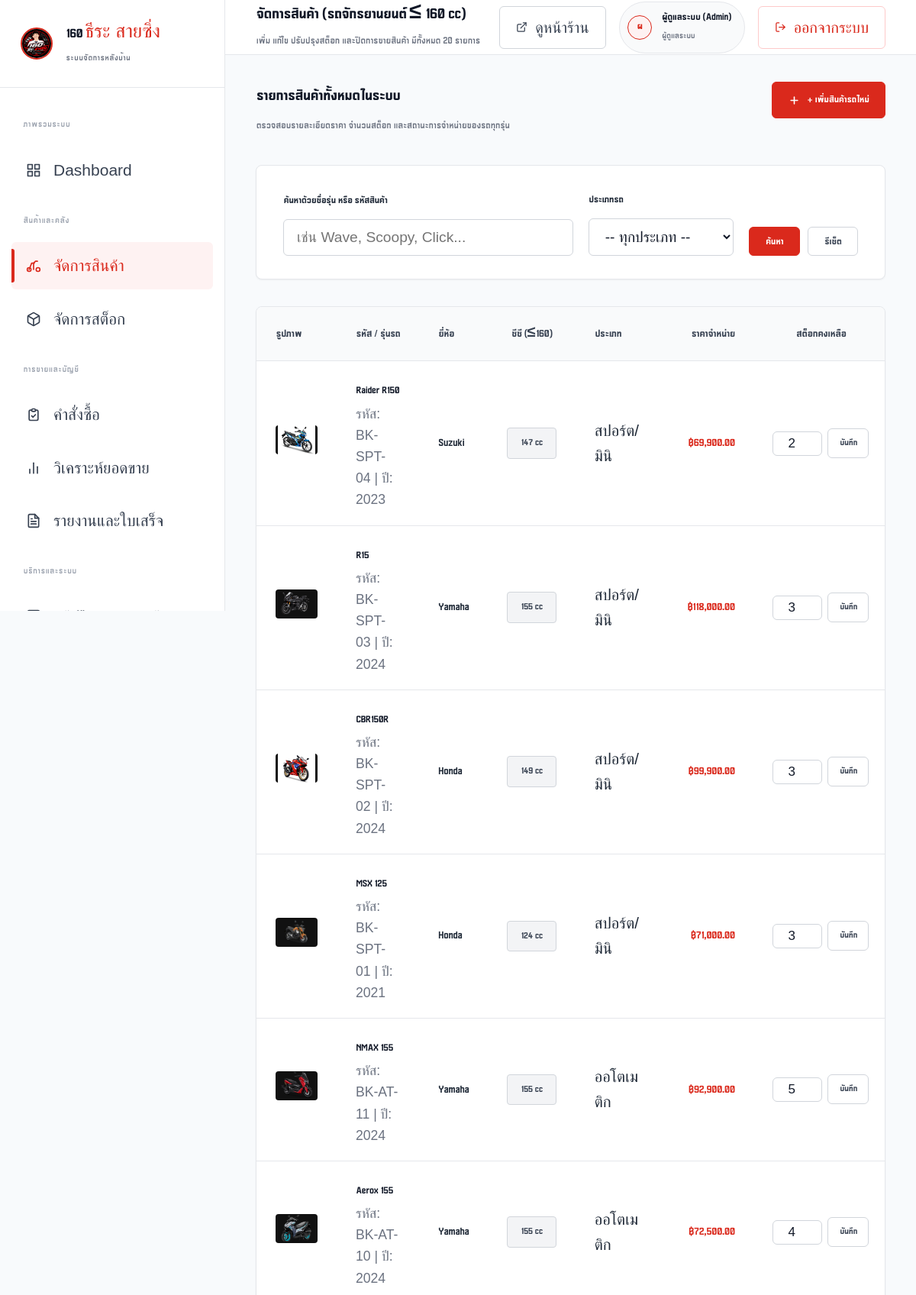
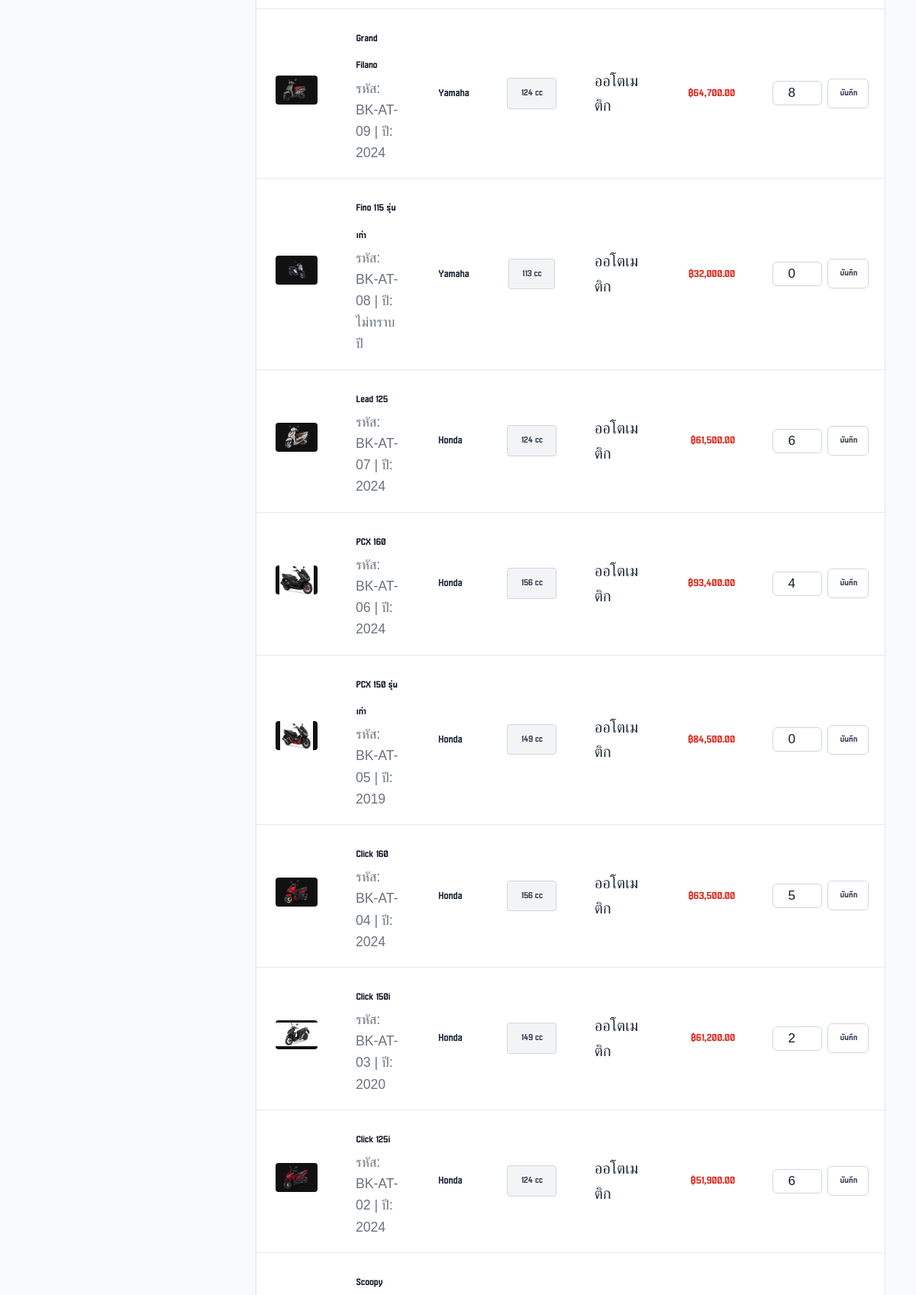
/admin/products (signed in, upper part), run on the app's committed database (2 pictures, top to bottom).
### tables this page shows
CREATE TABLE users (
        id INTEGER PRIMARY KEY AUTOINCREMENT,
        name TEXT NOT NULL,
        email TEXT NOT NULL UNIQUE,
        password_hash TEXT NOT NULL,
        role TEXT NOT NULL DEFAULT 'customer', -- 'admin' หรือ 'customer'
        phone TEXT,
        address TEXT,
        created_at TIMESTAMP DEFAULT CURRENT_TIMESTAMP
    , avatar TEXT, is_banned INTEGER DEFAULT 0, banned_at TIMESTAMP, banned_reason TEXT);

CREATE TABLE products (
        id INTEGER PRIMARY KEY AUTOINCREMENT,
        code TEXT NOT NULL UNIQUE,
        brand TEXT NOT NULL,
        model TEXT NOT NULL,
        model_year TEXT NOT NULL,
        engine_cc INTEGER NOT NULL CHECK (engine_cc <= 160),
        category TEXT NOT NULL,
        price REAL NOT NULL CHECK (price >= 0),
        stock INTEGER NOT NULL DEFAULT 0 CHECK (stock >= 0),
        description TEXT,
        image_url TEXT,
        specs_json TEXT,
        status TEXT NOT NULL DEFAULT 'available', -- 'available', 'out_of_stock', 'discontinued'
        created_at TIMESTAMP DEFAULT CURRENT_TIMESTAMP
    );

### routes/admin.py (the view)
@admin_bp.route('/products')
@admin_required
def products():
    conn = get_db_connection()
    search = request.args.get('search', '').strip()
    category = request.args.get('category', '').strip()
    query = "SELECT * FROM products WHERE 1=1"
    params = []
    if search:
        query += " AND (model LIKE ? OR code LIKE ? OR brand LIKE ?)"
        term = f"%{search}%"
        params.extend([term, term, term])
    if category:
        query += " AND category = ?"
        params.append(category)
    query += " ORDER BY id DESC"
    all_products = conn.execute(query, params).fetchall()
    conn.close()
    return render_template('admin/products.html', products=all_products, search=search, category=category)

### app.py (called while the page is built, shortened)
@app.template_filter('currency')
def currency_filter(value):
    try:
        return f"{float(value):,.2f}"
    except (ValueError, TypeError):
        return value

@app.template_filter('bike_img')
def bike_img_filter(image_url):
    if not image_url:
        return url_for('static', filename='images/placeholder_bike.svg')
    clean_url = str(image_url).strip()
    if clean_url.startswith('รถมอเตอร์ไซค์/') or clean_url.startswith('โลโก้/') or clean_url.startswith('แบนเนอร์/'):
        return f"/รูปภาพ/{clean_url}"

### database.py (called while the page is built)
def get_db_connection():
    os.makedirs(INSTANCE_DIR, exist_ok=True)
    conn = sqlite3.connect(DB_PATH)
    conn.row_factory = sqlite3.Row
    conn.execute("PRAGMA foreign_keys = ON;")
    return conn

### routes/auth.py (called while the page is built)
def admin_required(f):
    @wraps(f)
    def decorated_function(*args, **kwargs):
        if 'user_id' not in session:
            flash('กรุณาเข้าสู่ระบบด้วยบัญชีผู้ดูแลระบบ', 'warning')
            return redirect(url_for('auth.login', next=request.url))
        if session.get('user_role') != 'admin':
            flash('คุณไม่มีสิทธิ์เข้าถึงหน้าระบบผู้ดูแล', 'danger')
            return redirect(url_for('shop.home'))
        return f(*args, **kwargs)
    return decorated_function

### templates/admin/products.html (shortened to what this page needs)
{% extends 'admin/base_admin.html' %}
{% block page_title %}จัดการสินค้า (รถจักรยานยนต์ ≤ 160 cc){% endblock %}
{% block page_desc %}เพิ่ม แก้ไข ปรับปรุงสต็อก และปิดการขายสินค้า มีทั้งหมด {{ products|length }} รายการ{% endblock %}
{% block admin_content %}
<div class="admin-section-header">
  <div>
    <h2 class="section-header-title">รายการสินค้าทั้งหมดในระบบ</h2>
    <p class="section-header-desc">ตรวจสอบรายละเอียดราคา จำนวนสต็อก และสถานะการจำหน่ายของรถทุกรุ่น</p>
  </div>
  <a href="{{ url_for('admin.product_add') }}" class="admin-btn admin-btn-primary">
    <svg width="15" height="15" viewBox="0 0 24 24" fill="none" stroke="currentColor" stroke-width="2.5" stroke-linecap="round" stroke-linejoin="round">
      <line x1="12" y1="5" x2="12" y2="19"></line>
      <line x1="5" y1="12" x2="19" y2="12"></line>
    </svg>
    + เพิ่มสินค้ารถใหม่
  </a>
</div>
<div class="admin-card">
  <form action="{{ url_for('admin.products') }}" method="GET" style="display: flex; gap: 1rem; align-items: flex-end; flex-wrap: wrap;">
    <div class="admin-form-group" style="flex: 2; min-width: 220px;">
      <label for="search" class="admin-form-label">ค้นหาด้วยชื่อรุ่น หรือ รหัสสินค้า</label>
      <input type="text" name="search" id="search" class="admin-form-control" placeholder="เช่น Wave, Scoopy, Click..." value="{{ search }}">
    </div>
    <div class="admin-form-group" style="flex: 1; min-width: 160px;">
      <label for="category" class="admin-form-label">ประเภทรถ</label>
      <select name="category" id="category" class="admin-form-control">
        <option value="">-- ทุกประเภท --</option>
      </select>
    </div>
    <div style="display: flex; gap: 0.5rem;">
      <button type="submit" class="admin-btn admin-btn-primary" style="height: 38px;">ค้นหา</button>
      <a href="{{ url_for('admin.products') }}" class="admin-btn admin-btn-outline" style="height: 38px;">รีเซ็ต</a>
    </div>
  </form>
</div>
<div class="admin-table-wrap">
  <table class="admin-table">
    <thead>
      <tr>
        <th style="width: 70px;">รูปภาพ</th>
        <th>รหัส / รุ่นรถ</th>
        <th>ยี่ห้อ</th>
        <th class="text-center">ซีซี (≤160)</th>
        <th>ประเภท</th>
        <th class="text-right">ราคาจำหน่าย</th>
        <th class="text-center" style="width: 170px;">สต็อกคงเหลือ</th>
      </tr>
    </thead>
    <tbody>
      {% for p in products %}
        <tr>
          <td>
            <img src="{{ p.image_url|bike_img }}"
                 alt="{{ p.model }}"
                 style="width: 55px; height: 38px; object-fit: contain; border-radius: 4px; background: #111;">
          </td>
          <td>
            <strong style="color: var(--admin-gray-900); font-size: 0.95rem;">{{ p.model }}</strong>
            <div style="font-size: 0.88rem; color: var(--admin-gray-500);">
              รหัส: {{ p.code }} | ปี: {{ p.model_year }}
            </div>
          </td>
          <td style="font-weight: 600;">{{ p.brand }}</td>
          <td class="text-center">
            <span class="admin-badge badge-gray">{{ p.engine_cc }} cc</span>
          </td>
          <td>{{ p.category }}</td>
          <td class="text-right price-text red">
            ฿{{ p.price|currency }}
          </td>
          <td>
            <form action="{{ url_for('admin.product_stock_update', product_id=p.id) }}" method="POST" style="display: flex; gap: 0.35rem; justify-content: center; align-items: center;">
              <input type="number" name="stock" value="{{ p.stock }}" min="0" class="admin-form-control" style="width: 65px; text-align: center; padding: 0.25rem; font-size: 0.85rem;">
              <button type="submit" class="admin-btn admin-btn-outline admin-btn-sm" title="บันทึกสต็อก">
                บันทึก
              </button>
            </form>
          </td>
        </tr>
      {% else %}
        <tr>
          <td colspan="9" class="text-center" style="padding: 3rem; color: var(--admin-gray-500);">
            ไม่พบรายการสินค้าตามเงื่อนไขที่ค้นหา
          </td>
        </tr>
      {% endfor %}
    </tbody>
  </table>
</div>
{% endblock %}

### templates/admin/base_admin.html (shortened to what this page needs)
{% extends 'base.html' %}
{% block body_content %}
<link rel="stylesheet" href="{{ url_for('static', filename='css/admin.css') }}">
<div class="admin-layout">
  <aside class="admin-sidebar">
    <div class="sidebar-brand-box">
      <a href="{{ url_for('admin.dashboard') }}" class="sidebar-brand-link">
        <img src="{{ shop_config.logo_url }}" alt="Logo" class="sidebar-logo">
        <div class="brand-text-group">
          <div class="brand-main-title">160 <span class="text-red">ธีระ สายซิ่ง</span></div>
          <span class="brand-sub-badge">ระบบจัดการหลังบ้าน</span>
        </div>
      </a>
    </div>
    <nav class="sidebar-nav-container">
      <div class="sidebar-section-title">ภาพรวมระบบ</div>
      <a href="{{ url_for('admin.dashboard') }}" class="sidebar-menu-link {% if request.endpoint == 'admin.dashboard' and not request.args.get('view') == 'analytics' %}active{% endif %}" title="Dashboard">
        <svg class="sidebar-svg" viewBox="0 0 24 24" fill="none" stroke-width="2" stroke-linecap="round" stroke-linejoin="round">
          <rect x="3" y="3" width="7" height="7"></rect>
          <rect x="14" y="3" width="7" height="7"></rect>
          <rect x="14" y="14" width="7" height="7"></rect>
          <rect x="3" y="14" width="7" height="7"></rect>
        </svg>
        <span class="sidebar-menu-text">Dashboard</span>
      </a>
      <div class="sidebar-section-title">สินค้าและคลัง</div>
      <a href="{{ url_for('admin.products') }}" class="sidebar-menu-link {% if request.endpoint in ['admin.products', 'admin.product_add', 'admin.product_edit'] %}active{% endif %}" title="จัดการสินค้า">
        <svg class="sidebar-svg" viewBox="0 0 24 24" fill="none" stroke-width="2" stroke-linecap="round" stroke-linejoin="round">
          <circle cx="5" cy="18" r="3"></circle>
          <circle cx="19" cy="18" r="3"></circle>
          <path d="M12 18V8l3-3h3"></path>
          <path d="M5 18l4-10h4"></path>
        </svg>
        <span class="sidebar-menu-text">จัดการสินค้า</span>
      </a>
      <a href="{{ url_for('admin.stock_history') }}" class="sidebar-menu-link {% if request.endpoint in ['admin.stock_history', 'admin.stock'] %}active{% endif %}" title="จัดการสต็อก">
        <span class="sidebar-menu-text">จัดการสต็อก</span>
      </a>
      <div class="sidebar-section-title">การขายและบัญชี</div>
      <a href="{{ url_for('admin.orders') }}" class="sidebar-menu-link {% if request.endpoint in ['admin.orders', 'admin.order_detail'] %}active{% endif %}" title="คำสั่งซื้อ">
        <svg class="sidebar-svg" viewBox="0 0 24 24" fill="none" stroke-width="2" stroke-linecap="round" stroke-linejoin="round">
          <path d="M9 5H7a2 2 0 0 0-2 2v12a2 2 0 0 0 2 2h10a2 2 0 0 0 2-2V7a2 2 0 0 0-2-2h-2"></path>
          <rect x="9" y="3" width="6" height="4" rx="2"></rect>
          <path d="M9 14l2 2 4-4"></path>
        </svg>
        <span class="sidebar-menu-text">คำสั่งซื้อ</span>
      </a>
      <a href="{{ url_for('admin.dashboard') }}#sales-analytics" class="sidebar-menu-link" title="วิเคราะห์ยอดขาย">
        <svg class="sidebar-svg" viewBox="0 0 24 24" fill="none" stroke-width="2" stroke-linecap="round" stroke-linejoin="round">
          <line x1="18" y1="20" x2="18" y2="10"></line>
          <line x1="12" y1="20" x2="12" y2="4"></line>
          <line x1="6" y1="20" x2="6" y2="14"></line>
        </svg>
        <span class="sidebar-menu-text">วิเคราะห์ยอดขาย</span>
      </a>
      <a href="{{ url_for('admin.reports') }}" class="sidebar-menu-link {% if request.endpoint == 'admin.reports' %}active{% endif %}" title="รายงานและใบเสร็จ">
        <span class="sidebar-menu-text">รายงานและใบเสร็จ</span>
      </a>
      <div class="sidebar-section-title">บริการและระบบ</div>
      <a href="{{ url_for('admin.tickets') }}" class="sidebar-menu-link {% if request.endpoint in ['admin.tickets', 'admin.ticket_detail'] %}active{% endif %}" title="แจ้งปัญหาจากลูกค้า">
        <svg class="sidebar-svg" viewBox="0 0 24 24" fill="none" stroke-width="2" stroke-linecap="round" stroke-linejoin="round">
          <path d="M21 15a2 2 0 0 1-2 2H7l-4 4V5a2 2 0 0 1 2-2h14a2 2 0 0 1 2 2z"></path>
        </svg>
        <span class="sidebar-menu-text">แจ้งปัญหาจากลูกค้า</span>
      </a>
    </nav>
  </aside>
  <div class="admin-main-wrap">
    <header class="admin-topbar">
      <div class="topbar-page-info">
        <h1 class="topbar-page-title">{% block page_title %}Dashboard ภาพรวมร้านค้า{% endblock %}</h1>
        <span class="topbar-page-desc">{% block page_desc %}ร้าน 160 ธีระ สายซิ่ง • รถจักรยานยนต์ไม่เกิน 160 cc{% endblock %}</span>
      </div>
      <div class="topbar-actions-group">
        <a href="{{ url_for('shop.home') }}" target="_blank" class="topbar-action-btn btn-store" title="เปิดหน้าเว็บไซต์ร้านค้า">
          <svg width="15" height="15" viewBox="0 0 24 24" fill="none" stroke="currentColor" stroke-width="2" stroke-linecap="round" stroke-linejoin="round">
            <path d="M18 13v6a2 2 0 0 1-2 2H5a2 2 0 0 1-2-2V8a2 2 0 0 1 2-2h6"></path>
            <polyline points="15 3 21 3 21 9"></polyline>
            <line x1="10" y1="14" x2="21" y2="3"></line>
          </svg>
          <span>ดูหน้าร้าน</span>
        </a>
        <div class="topbar-user-badge">
          <div class="user-avatar-circle">
            {{ session.get('user_name', 'A')[0] }}
          </div>
          <div class="user-info-text">
            <span class="user-name-str">{{ session.get('user_name', 'ผู้ดูแลระบบ') }}</span>
            <span class="user-role-str">ผู้ดูแลระบบ</span>
          </div>
        </div>
        <a href="{{ url_for('auth.logout') }}" class="topbar-action-btn btn-logout" title="ออกจากระบบ">
          <svg width="15" height="15" viewBox="0 0 24 24" fill="none" stroke="currentColor" stroke-width="2" stroke-linecap="round" stroke-linejoin="round">
            <path d="M9 21H5a2 2 0 0 1-2-2V5a2 2 0 0 1 2-2h4"></path>
            <polyline points="16 17 21 12 16 7"></polyline>
            <line x1="21" y1="12" x2="9" y2="12"></line>
          </svg>
          <span>ออกจากระบบ</span>
        </a>
      </div>
    </header>
    <main class="admin-content-area">
      {% block admin_content %}{% endblock %}
    </main>
  </div>
</div>
{% endblock %}

### static/css/style.css (style rules this page uses)
:root { --font-primary: 'Unknow-Zero', sans-serif; --primary-red: #cc0000; --primary-hover: #a30000; --dark-black: #111111; --text-main: #1f2428; --text-muted: #666666; --text-light: #999999; --bg-white: #ffffff; --bg-light: #f7f8fa; --border-light: #eaeaea; --border-subtle: #f0f0f0; --radius-xs: 2px; --radius-sm: 4px; --radius-md: 6px; --radius-full: 9999px; --transition: all 0.2s cubic-bezier(0.16, 1, 0.3, 1); }
* { box-sizing: border-box; margin: 0; padding: 0; }
html { font-size: 20px; }
body { font-family: var(--font-primary); font-size: 1.06rem; background-color: var(--bg-white); color: var(--text-main); line-height: 1.6; min-height: 100vh; display: flex; flex-direction: column; -webkit-font-smoothing: antialiased; }
input, textarea, select, button, .btn, h1, h2, h3, h4, h5, h6, .brand-title, .brand-subtitle, table, th, td { font-family: var(--font-primary); }
body, p, span, td, input, textarea, select { font-weight: 400; }
h2, h3, h4, h5, h6, th, .btn, button, strong { font-weight: 700; }
h1, .brand-title { font-weight: 800; }

### data on the page
users: get "ผู้ดูแลระบบ (Admin)"
products: image_url|bike_img (picture), model "Raider R150", code "BK-SPT-04", model_year "2023", brand "Suzuki", engine_cc "147", category "สปอร์ต/มินิ", price "69,900.00", stock "2"
products: image_url|bike_img (picture), model "R15", code "BK-SPT-03", model_year "2024", brand "Yamaha", engine_cc "155", category "สปอร์ต/มินิ", price "118,000.00", stock "3"
products: image_url|bike_img (picture), model "CBR150R", code "BK-SPT-02", model_year "2024", brand "Honda", engine_cc "149", category "สปอร์ต/มินิ", price "99,900.00", stock "3"
products: image_url|bike_img (picture), model "MSX 125", code "BK-SPT-01", model_year "2021", brand "Honda", engine_cc "124", category "สปอร์ต/มินิ", price "71,000.00", stock "3"
products: image_url|bike_img (picture), model "NMAX 155", code "BK-AT-11", model_year "2024", brand "Yamaha", engine_cc "155", category "ออโตเมติก", price "92,900.00", stock "5"
products: image_url|bike_img (picture), model "Aerox 155", code "BK-AT-10", model_year "2024", brand "Yamaha", engine_cc "155", category "ออโตเมติก", price "72,500.00", stock "4"
products: image_url|bike_img (picture), model "Grand Filano", code "BK-AT-09", model_year "2024", brand "Yamaha", engine_cc "124", category "ออโตเมติก", price "64,700.00", stock "8"
products: image_url|bike_img (picture), model "Fino 115 รุ่นเก่า", code "BK-AT-08", model_year "ไม่ทราบปี", brand "Yamaha", engine_cc "113", category "ออโตเมติก", price "32,000.00", stock "0"
products: image_url|bike_img (picture), model "Lead 125", code "BK-AT-07", model_year "2024", brand "Honda", engine_cc "124", category "ออโตเมติก", price "61,500.00", stock "6"
products: image_url|bike_img (picture), model "PCX 160", code "BK-AT-06", model_year "2024", brand "Honda", engine_cc "156", category "ออโตเมติก", price "93,400.00", stock "4"
products: image_url|bike_img (picture), model "PCX 150 รุ่นเก่า", code "BK-AT-05", model_year "2019", brand "Honda", engine_cc "149", category "ออโตเมติก", price "84,500.00", stock "0"
products: image_url|bike_img (picture), model "Click 160", code "BK-AT-04", model_year "2024", brand "Honda", engine_cc "156", category "ออโตเมติก", price "63,500.00", stock "5"
products: image_url|bike_img (picture), model "Click 150i", code "BK-AT-03", model_year "2020", brand "Honda", engine_cc "149", category "ออโตเมติก", price "61,200.00", stock "2"
products: image_url|bike_img (picture), model "Click 125i", code "BK-AT-02", model_year "2024", brand "Honda", engine_cc "124", category "ออโตเมติก", price "51,900.00", stock "6"
products: model "Scoopy"

### other printed values
{{ products|length }} "20"
{{ session.get('user_name', 'A')[0] }} "ผ"
